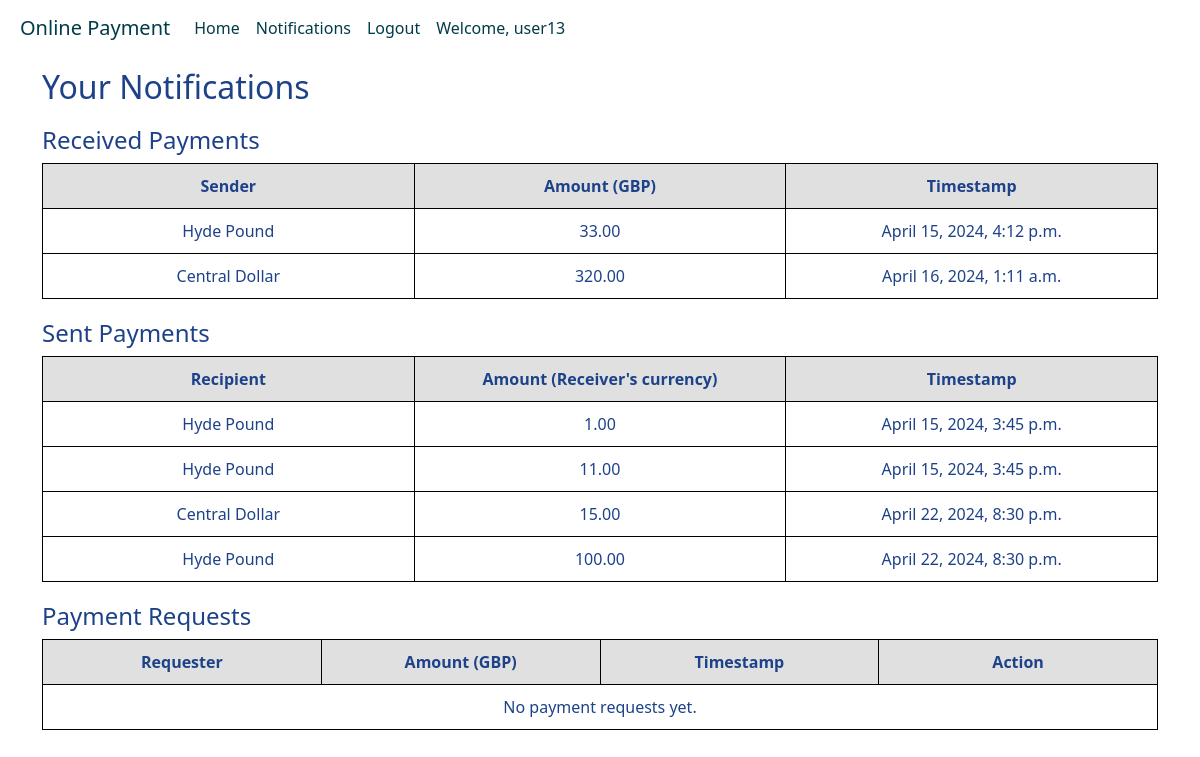
Screenshot of /payapp/notifications/ (signed in) with the database file from the repository.
### register/models.py (models this page shows, shortened)
class UserProfile(models.Model):
    user = models.OneToOneField(User, on_delete=models.CASCADE)
    first_name = models.CharField(max_length=100)
    last_name = models.CharField(max_length=100)
    email = models.EmailField()
    currency = models.CharField(max_length=3)
    balance = models.DecimalField(max_digits=10, decimal_places=2, default=1000)
    timestamp = models.DateTimeField(auto_now_add=True)

### payapp/models.py (models this page shows, shortened)
class Transaction(models.Model):
    sender = models.ForeignKey(UserProfile, on_delete=models.CASCADE, related_name='sent_transactions')
    recipient = models.ForeignKey(UserProfile, on_delete=models.CASCADE, related_name='received_transactions')
    amount = models.DecimalField(max_digits=10, decimal_places=2)
    timestamp = models.DateTimeField(auto_now_add=True)

### payapp/views.py (the view)
# urls.py: path('notifications/', views.notifications, name='notifications'),
@login_required
def notifications(request):
    received_payments = Transaction.objects.filter(recipient=request.user.userprofile)
    sent_payments = Transaction.objects.filter(sender=request.user.userprofile)
    payment_requests = PaymentRequest.objects.filter(sender=request.user.userprofile)
    user_currency = request.user.userprofile.currency
    return render(request, 'notifications.html', {
        'received_payments': received_payments,
        'sent_payments': sent_payments,
        'payment_requests': payment_requests,
        'user_currency': user_currency
    })

### templates/notifications.html (shortened to what this page needs)
{% extends './base.html' %}
{% block content %}
    <h2>Your Notifications</h2>
    <h4>Received Payments</h4>
    <table>
        <tr>
            <th>Sender</th>
            <th>Amount ({{ user_currency }})</th>
            <th>Timestamp</th>
        </tr>
        {% for payment in received_payments %}
            <tr>
                <td>{{ payment.sender.user.first_name }} {{ payment.sender.user.last_name }}</td>
                <td>{{ payment.amount }}</td>
                <td>{{ payment.timestamp }}</td>
            </tr>
        {% empty %}
            <tr>
                <td colspan="3">No received payments yet.</td>
            </tr>
        {% endfor %}
    </table>
    <h4>Sent Payments</h4>
    <table>
        <tr>
            <th>Recipient</th>
            <th>Amount (Receiver's currency)</th>
            <th>Timestamp</th>
        </tr>
        {% for payment in sent_payments %}
            <tr>
                <td>{{ payment.recipient.user.first_name }} {{ payment.recipient.user.last_name }}</td>
                <td>{{ payment.amount }}</td>
                <td>{{ payment.timestamp }}</td>
            </tr>
        {% empty %}
            <tr>
                <td colspan="3">No sent payments yet.</td>
            </tr>
        {% endfor %}
    </table>
    <h4>Payment Requests</h4>
    <table>
        <tr>
            <th>Requester</th>
            <th>Amount ({{ user_currency }})</th>
            <th>Timestamp</th>
            <th>Action</th>
        </tr>
        {% for request in payment_requests %}
            <tr>
                <td>{{ request.recipient.user.first_name }} {{ request.recipient.user.last_name }}</td>
                <td>{{ request.amount }}</td>
                <td>{{ request.timestamp }}</td>
                <td>
                    {% if request.is_accepted == None %}
                        <form method="post" style="display: flex; justify-content: center;">
                        {% csrf_token %}
                            <input type="submit" value="Accept" onclick="this.form.action='{% url 'accept_payment_request' request.id %}';">
                            <input type="submit" value="Decline" onclick="this.form.action='{% url 'decline_payment_request' request.id %}';">
                        </form>
                    {% elif request.is_accepted %}
                        Accepted
                    {% else %}
                        Declined
                    {% endif %}
                </td>
        {% empty %}
            <tr>
                <td colspan="4">No payment requests yet.</td>
            </tr>
        {% endfor %}
    </table>
{% endblock %}

### templates/base.html (shortened to what this page needs)
<!DOCTYPE html>
<html lang="en">
<head>
    {% load crispy_forms_tags %}
    <link href="https://cdn.jsdelivr.net/npm/bootstrap@5.3.0-alpha1/dist/css/bootstrap.min.css" rel="stylesheet">
</head>
<body>
<nav class="navbar navbar-expand-lg navbar-light fixed-top">
    <a class="navbar-brand" href="/register/user-list">Online Payment</a>
    <div class="collapse navbar-collapse" id="navbarText">
        <ul class="navbar-nav mr-auto">
            {% if user.is_authenticated %}
                <li class="nav-item">
                    <a class="nav-link" href="/register/user-list">Home</a>
                </li>
                <li class="nav-item">
                    <a class="nav-link" href="/payapp/notifications">Notifications</a>
                </li>
                <li class="nav-item">
                    <a class="nav-link" href="/register/logout">Logout</a>
                </li>
                <li class="nav-item">
                    <a class="nav-link" href="#">Welcome, {{user.username}}</a>
                </li>
            {% else %}
                <li class="nav-item">
                    <a class="nav-link" href="/register/login">Login</a>
                </li>
            {% endif %}
        </ul>
    </div>
</nav>
<div class="container py-5" id="content" name="content">
    {% block content %}
    {% endblock %}
</div>
</body>
</html>

### templates/base.html (style rules this page uses)
body { color: #1d4289; }
.navbar { background-color: #fff; }
.navbar .nav-link { color: #003b49 }
.navbar-brand { margin-left: 20px; color: #003b49 }
#content { margin-top: 20px; }

### templates/notifications.html (style rules this page uses)
h4 { margin-top: 20px; }
table { width: 100%; border-collapse: collapse; }
th, td { border: 1px solid black; padding: 10px; width: 25%; text-align: center; }
tr:nth-child(1) { background-color: #e0e0e0; }

### rows the page displays
UserProfile: currency "GBP"
Transaction: sender.user.first_name "Hyde", sender.user.last_name "Pound", amount "33.00", timestamp "April 15, 2024, 4:12 p.m."
Transaction: sender.user.first_name "Central", sender.user.last_name "Dollar", amount "320.00", timestamp "April 16, 2024, 1:11 a.m."
Transaction: recipient.user.first_name "Hyde", recipient.user.last_name "Pound", amount "1.00", timestamp "April 15, 2024, 3:45 p.m."
Transaction: recipient.user.first_name "Hyde", recipient.user.last_name "Pound", amount "11.00", timestamp "April 15, 2024, 3:45 p.m."
Transaction: recipient.user.first_name "Central", recipient.user.last_name "Dollar", amount "15.00", timestamp "April 22, 2024, 8:30 p.m."
Transaction: recipient.user.first_name "Hyde", recipient.user.last_name "Pound", amount "100.00", timestamp "April 22, 2024, 8:30 p.m."

### other values shown
{{ user.username }} "user13"
